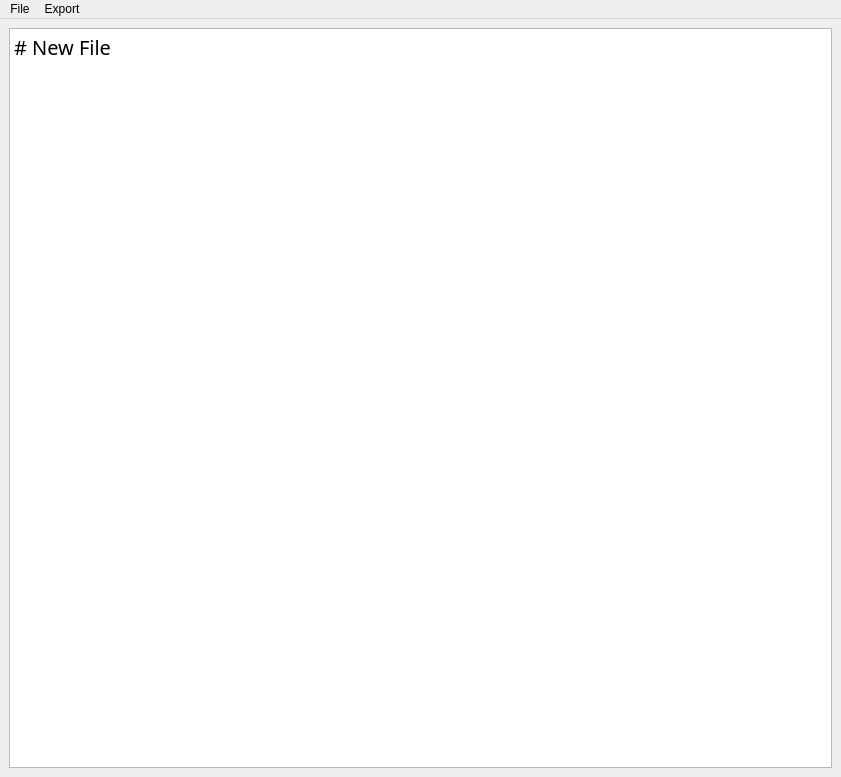
<?xml version="1.0" encoding="UTF-8"?>
<ui version="4.0">
 <class>NewNoteWindow</class>
 <widget class="QMainWindow" name="NewNoteWindow">
  <property name="geometry">
   <rect>
    <x>0</x>
    <y>0</y>
    <width>841</width>
    <height>777</height>
   </rect>
  </property>
  <property name="windowTitle">
   <string>New Note</string>
  </property>
  <widget class="QWidget" name="centralwidget">
   <layout class="QHBoxLayout" name="horizontalLayout">
    <item>
     <widget class="PlainTextEdit" name="noteText">
      <property name="font">
       <font>
        <family>IBM Plex Mono</family>
        <pointsize>15</pointsize>
        <stylestrategy>PreferAntialias</stylestrategy>
       </font>
      </property>
      <property name="styleSheet">
       <string notr="true"/>
      </property>
      <property name="plainText">
       <string># New File
</string>
      </property>
     </widget>
    </item>
   </layout>
  </widget>
  <widget class="QMenuBar" name="menubar">
   <property name="geometry">
    <rect>
     <x>0</x>
     <y>0</y>
     <width>841</width>
     <height>22</height>
    </rect>
   </property>
   <widget class="QMenu" name="menuFile">
    <property name="title">
     <string>File</string>
    </property>
    <addaction name="actionSave"/>
    <addaction name="actionCopy_Selection_As_HTML"/>
    <addaction name="actionChange_Font"/>
   </widget>
   <widget class="QMenu" name="menuExport">
    <property name="title">
     <string>Export</string>
    </property>
    <addaction name="actionHTML"/>
   </widget>
   <addaction name="menuFile"/>
   <addaction name="menuExport"/>
  </widget>
  <action name="actionSave">
   <property name="text">
    <string>Save</string>
   </property>
   <property name="shortcut">
    <string>Ctrl+S</string>
   </property>
  </action>
  <action name="actionHTML">
   <property name="text">
    <string>HTML</string>
   </property>
  </action>
  <action name="actionCopy_Selection_As_HTML">
   <property name="text">
    <string>Copy Selection As HTML</string>
   </property>
   <property name="shortcut">
    <string>Ctrl+Shift+C</string>
   </property>
  </action>
  <action name="actionChange_Font">
   <property name="text">
    <string>Change Font</string>
   </property>
  </action>
 </widget>
 <customwidgets>
  <customwidget>
   <class>PlainTextEdit</class>
   <extends>QPlainTextEdit</extends>
   <header>src/headers/plaintextedit.h</header>
  </customwidget>
 </customwidgets>
 <resources/>
 <connections/>
</ui>
